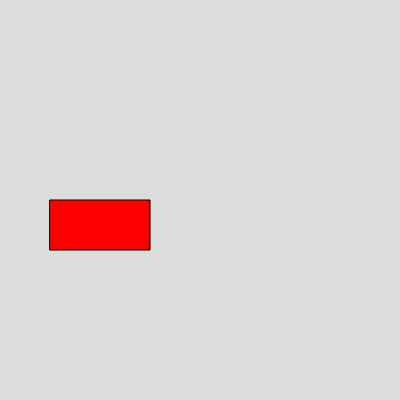
Frame 1 (no input)
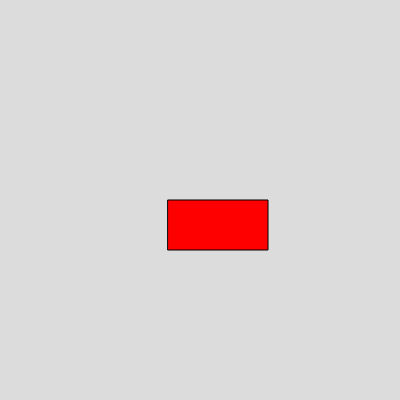
Frame 60 (no input)
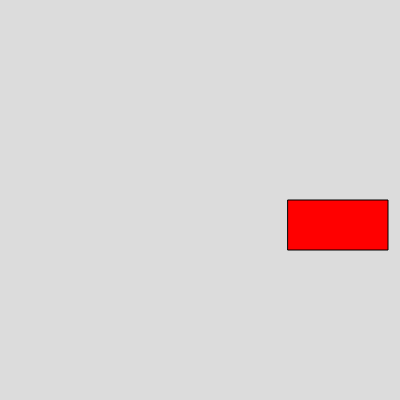
Frame 120 (the mouse pressed at the canvas centre since frame 60)

The p5.js sketch that drew these frames (run headless with seeded random() and noise() and a simulated clock; from frame 60 on, the mouse is pressed at the canvas centre):

// p5.js sketch
// ── sketch.js
let auto = { x: 50, y: 200, breite: 100, hoehe: 50, farbe: 'red' };

function setup() {
  createCanvas(400, 400);
}

function draw() {
  background(220);
  fill(auto.farbe);
  rect(auto.x, auto.y, auto.breite, auto.hoehe);

  // Auto bewegen
  auto.x += 2;
  if(auto.x > width) auto.x = -auto.breite;
}
